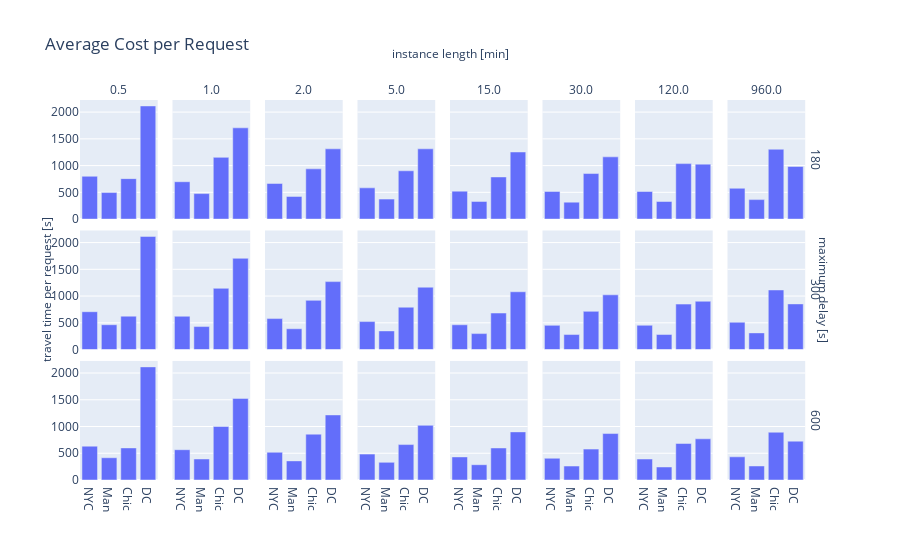

This figure's notebook cell:
### Markdown cell above
## IH all instances

### Code cell
dfih = df[df['method'] == 'ih']
fig = px.bar(
    dfih,
    x = 'area_short',
    y = 'cost_per_request',
    barmode='group',
    title = 'Average Cost per Request',
    facet_col='duration_minutes',
    facet_row='max_delay'
)

# shared axes titles
fig.for_each_yaxis(lambda y: y.update(title = ''))
fig.add_annotation(x=-0.06, y=0.5, text="travel time per request [s]", textangle=-90, xref="paper", yref="paper", showarrow=False)
fig.for_each_xaxis(lambda y: y.update(title = ''))

# faceting annotations
fig.add_annotation(x=0.5, y=1.15, text="instance length [min]",  xref="paper", yref="paper", showarrow=False)
fig.add_annotation(x=1.02, y=0.5, text="maximum delay [s]",  xref="paper", yref="paper", showarrow=False, textangle=90)

# faceting label editing
fig.for_each_annotation(lambda a: a.update(text=a.text.split("=")[-1]))

fig.show()

### Figure 1 — Plotly figure (JSON) as saved in the notebook; plotly's stock layout.template omitted (floating-point values rounded to 4 significant figures)
{"data": [{"alignmentgroup": "True", "hovertemplate": "max_delay=180<br>duration_minutes=0.5<br>area_short=%{x}<br>cost_per_request=%{y}<extra></extra>", "legendgroup": "", "marker": {"color": "#636efa", "pattern": {"shape": ""}}, "name": "", "offsetgroup": "", "orientation": "v", "showlegend": false, "textposition": "auto", "x": ["NYC", "Man", "Chic", "DC"], "xaxis": "x17", "y": [800.1, 495.9, 756.0, 2115.0], "yaxis": "y17", "type": "bar"}, {"alignmentgroup": "True", "hovertemplate": "max_delay=180<br>duration_minutes=1.0<br>area_short=%{x}<br>cost_per_request=%{y}<extra></extra>", "legendgroup": "", "marker": {"color": "#636efa", "pattern": {"shape": ""}}, "name": "", "offsetgroup": "", "orientation": "v", "showlegend": false, "textposition": "auto", "x": ["NYC", "Man", "Chic", "DC"], "xaxis": "x18", "y": [698.3, 476.4, 1154.0, 1706.0], "yaxis": "y18", "type": "bar"}, {"alignmentgroup": "True", "hovertemplate": "max_delay=180<br>duration_minutes=2.0<br>area_short=%{x}<br>cost_per_request=%{y}<extra></extra>", "legendgroup": "", "marker": {"color": "#636efa", "pattern": {"shape": ""}}, "name": "", "offsetgroup": "", "orientation": "v", "showlegend": false, "textposition": "auto", "x": ["NYC", "Man", "Chic", "DC"], "xaxis": "x19", "y": [665.8, 423.7, 938.6, 1313.0], "yaxis": "y19", "type": "bar"}, {"alignmentgroup": "True", "hovertemplate": "max_delay=180<br>duration_minutes=5.0<br>area_short=%{x}<br>cost_per_request=%{y}<extra></extra>", "legendgroup": "", "marker": {"color": "#636efa", "pattern": {"shape": ""}}, "name": "", "offsetgroup": "", "orientation": "v", "showlegend": false, "textposition": "auto", "x": ["NYC", "Man", "Chic", "DC"], "xaxis": "x20", "y": [583.6, 372.9, 902.6, 1313.0], "yaxis": "y20", "type": "bar"}, {"alignmentgroup": "True", "hovertemplate": "max_delay=180<br>duration_minutes=15.0<br>area_short=%{x}<br>cost_per_request=%{y}<extra></extra>", "legendgroup": "", "marker": {"color": "#636efa", "pattern": {"shape": ""}}, "name": "", "offsetgroup": "", "orientation": "v", "showlegend": false, "textposition": "auto", "x": ["NYC", "Man", "Chic", "DC"], "xaxis": "x21", "y": [522.4, 329.9, 787.7, 1254.0], "yaxis": "y21", "type": "bar"}, {"alignmentgroup": "True", "hovertemplate": "max_delay=180<br>duration_minutes=30.0<br>area_short=%{x}<br>cost_per_request=%{y}<extra></extra>", "legendgroup": "", "marker": {"color": "#636efa", "pattern": {"shape": ""}}, "name": "", "offsetgroup": "", "orientation": "v", "showlegend": false, "textposition": "auto", "x": ["NYC", "Man", "Chic", "DC"], "xaxis": "x22", "y": [516.5, 316.6, 851.3, 1163.0], "yaxis": "y22", "type": "bar"}, {"alignmentgroup": "True", "hovertemplate": "max_delay=180<br>duration_minutes=120.0<br>area_short=%{x}<br>cost_per_request=%{y}<extra></extra>", "legendgroup": "", "marker": {"color": "#636efa", "pattern": {"shape": ""}}, "name": "", "offsetgroup": "", "orientation": "v", "showlegend": false, "textposition": "auto", "x": ["NYC", "Man", "Chic", "DC"], "xaxis": "x23", "y": [515.3, 328.3, 1037.0, 1027.0], "yaxis": "y23", "type": "bar"}, {"alignmentgroup": "True", "hovertemplate": "max_delay=180<br>duration_minutes=960.0<br>area_short=%{x}<br>cost_per_request=%{y}<extra></extra>", "legendgroup": "", "marker": {"color": "#636efa", "pattern": {"shape": ""}}, "name": "", "offsetgroup": "", "orientation": "v", "showlegend": false, "textposition": "auto", "x": ["NYC", "Man", "Chic", "DC"], "xaxis": "x24", "y": [575.9, 363.5, 1305.0, 983.3], "yaxis": "y24", "type": "bar"}, {"alignmentgroup": "True", "hovertemplate": "max_delay=300<br>duration_minutes=0.5<br>area_short=%{x}<br>cost_per_request=%{y}<extra></extra>", "legendgroup": "", "marker": {"color": "#636efa", "pattern": {"shape": ""}}, "name": "", "offsetgroup": "", "orientation": "v", "showlegend": false, "textposition": "auto", "x": ["NYC", "Man", "Chic", "DC"], "xaxis": "x9", "y": [707.2, 463.7, 624.0, 2115.0], "yaxis": "y9", "type": "bar"}, {"alignmentgroup": "True", "hovertemplate": "max_delay=300<br>duration_minutes=1.0<br>area_short=%{x}<br>cost_per_request=%{y}<extra></extra>", "legendgroup": "", "marker": {"color": "#636efa", "pattern": {"shape": ""}}, "name": "", "offsetgroup": "", "orientation": "v", "showlegend": false, "textposition": "auto", "x": ["NYC", "Man", "Chic", "DC"], "xaxis": "x10", "y": [622.2, 429.4, 1145.0, 1706.0], "yaxis": "y10", "type": "bar"}, {"alignmentgroup": "True", "hovertemplate": "max_delay=300<br>duration_minutes=2.0<br>area_short=%{x}<br>cost_per_request=%{y}<extra></extra>", "legendgroup": "", "marker": {"color": "#636efa", "pattern": {"shape": ""}}, "name": "", "offsetgroup": "", "orientation": "v", "showlegend": false, "textposition": "auto", "x": ["NYC", "Man", "Chic", "DC"], "xaxis": "x11", "y": [578.6, 388.4, 919.3, 1270.0], "yaxis": "y11", "type": "bar"}, {"alignmentgroup": "True", "hovertemplate": "max_delay=300<br>duration_minutes=5.0<br>area_short=%{x}<br>cost_per_request=%{y}<extra></extra>", "legendgroup": "", "marker": {"color": "#636efa", "pattern": {"shape": ""}}, "name": "", "offsetgroup": "", "orientation": "v", "showlegend": false, "textposition": "auto", "x": ["NYC", "Man", "Chic", "DC"], "xaxis": "x12", "y": [522.9, 348.3, 791.2, 1166.0], "yaxis": "y12", "type": "bar"}, {"alignmentgroup": "True", "hovertemplate": "max_delay=300<br>duration_minutes=15.0<br>area_short=%{x}<br>cost_per_request=%{y}<extra></extra>", "legendgroup": "", "marker": {"color": "#636efa", "pattern": {"shape": ""}}, "name": "", "offsetgroup": "", "orientation": "v", "showlegend": false, "textposition": "auto", "x": ["NYC", "Man", "Chic", "DC"], "xaxis": "x13", "y": [462.7, 297.9, 682.6, 1080.0], "yaxis": "y13", "type": "bar"}, {"alignmentgroup": "True", "hovertemplate": "max_delay=300<br>duration_minutes=30.0<br>area_short=%{x}<br>cost_per_request=%{y}<extra></extra>", "legendgroup": "", "marker": {"color": "#636efa", "pattern": {"shape": ""}}, "name": "", "offsetgroup": "", "orientation": "v", "showlegend": false, "textposition": "auto", "x": ["NYC", "Man", "Chic", "DC"], "xaxis": "x14", "y": [452.1, 280.4, 713.8, 1023.0], "yaxis": "y14", "type": "bar"}, {"alignmentgroup": "True", "hovertemplate": "max_delay=300<br>duration_minutes=120.0<br>area_short=%{x}<br>cost_per_request=%{y}<extra></extra>", "legendgroup": "", "marker": {"color": "#636efa", "pattern": {"shape": ""}}, "name": "", "offsetgroup": "", "orientation": "v", "showlegend": false, "textposition": "auto", "x": ["NYC", "Man", "Chic", "DC"], "xaxis": "x15", "y": [453.1, 280.7, 849.7, 902.9], "yaxis": "y15", "type": "bar"}, {"alignmentgroup": "True", "hovertemplate": "max_delay=300<br>duration_minutes=960.0<br>area_short=%{x}<br>cost_per_request=%{y}<extra></extra>", "legendgroup": "", "marker": {"color": "#636efa", "pattern": {"shape": ""}}, "name": "", "offsetgroup": "", "orientation": "v", "showlegend": false, "textposition": "auto", "x": ["NYC", "Man", "Chic", "DC"], "xaxis": "x16", "y": [510.1, 311.2, 1114.0, 853.3], "yaxis": "y16", "type": "bar"}, {"alignmentgroup": "True", "hovertemplate": "max_delay=600<br>duration_minutes=0.5<br>area_short=%{x}<br>cost_per_request=%{y}<extra></extra>", "legendgroup": "", "marker": {"color": "#636efa", "pattern": {"shape": ""}}, "name": "", "offsetgroup": "", "orientation": "v", "showlegend": false, "textposition": "auto", "x": ["NYC", "Man", "Chic", "DC"], "xaxis": "x", "y": [632.6, 415.7, 600.0, 2115.0], "yaxis": "y", "type": "bar"}, {"alignmentgroup": "True", "hovertemplate": "max_delay=600<br>duration_minutes=1.0<br>area_short=%{x}<br>cost_per_request=%{y}<extra></extra>", "legendgroup": "", "marker": {"color": "#636efa", "pattern": {"shape": ""}}, "name": "", "offsetgroup": "", "orientation": "v", "showlegend": false, "textposition": "auto", "x": ["NYC", "Man", "Chic", "DC"], "xaxis": "x2", "y": [566.5, 392.7, 1002.0, 1526.0], "yaxis": "y2", "type": "bar"}, {"alignmentgroup": "True", "hovertemplate": "max_delay=600<br>duration_minutes=2.0<br>area_short=%{x}<br>cost_per_request=%{y}<extra></extra>", "legendgroup": "", "marker": {"color": "#636efa", "pattern": {"shape": ""}}, "name": "", "offsetgroup": "", "orientation": "v", "showlegend": false, "textposition": "auto", "x": ["NYC", "Man", "Chic", "DC"], "xaxis": "x3", "y": [518.4, 357.4, 857.1, 1217.0], "yaxis": "y3", "type": "bar"}, {"alignmentgroup": "True", "hovertemplate": "max_delay=600<br>duration_minutes=5.0<br>area_short=%{x}<br>cost_per_request=%{y}<extra></extra>", "legendgroup": "", "marker": {"color": "#636efa", "pattern": {"shape": ""}}, "name": "", "offsetgroup": "", "orientation": "v", "showlegend": false, "textposition": "auto", "x": ["NYC", "Man", "Chic", "DC"], "xaxis": "x4", "y": [484.3, 329.8, 662.6, 1022.0], "yaxis": "y4", "type": "bar"}, {"alignmentgroup": "True", "hovertemplate": "max_delay=600<br>duration_minutes=15.0<br>area_short=%{x}<br>cost_per_request=%{y}<extra></extra>", "legendgroup": "", "marker": {"color": "#636efa", "pattern": {"shape": ""}}, "name": "", "offsetgroup": "", "orientation": "v", "showlegend": false, "textposition": "auto", "x": ["NYC", "Man", "Chic", "DC"], "xaxis": "x5", "y": [431.7, 285.9, 598.7, 899.6], "yaxis": "y5", "type": "bar"}, {"alignmentgroup": "True", "hovertemplate": "max_delay=600<br>duration_minutes=30.0<br>area_short=%{x}<br>cost_per_request=%{y}<extra></extra>", "legendgroup": "", "marker": {"color": "#636efa", "pattern": {"shape": ""}}, "name": "", "offsetgroup": "", "orientation": "v", "showlegend": false, "textposition": "auto", "x": ["NYC", "Man", "Chic", "DC"], "xaxis": "x6", "y": [406.6, 261.1, 577.7, 868.5], "yaxis": "y6", "type": "bar"}, {"alignmentgroup": "True", "hovertemplate": "max_delay=600<br>duration_minutes=120.0<br>area_short=%{x}<br>cost_per_request=%{y}<extra></extra>", "legendgroup": "", "marker": {"color": "#636efa", "pattern": {"shape": ""}}, "name": "", "offsetgroup": "", "orientation": "v", "showlegend": false, "textposition": "auto", "x": ["NYC", "Man", "Chic", "DC"], "xaxis": "x7", "y": [392.3, 243.3, 683.1, 769.9], "yaxis": "y7", "type": "bar"}, {"alignmentgroup": "True", "hovertemplate": "max_delay=600<br>duration_minutes=960.0<br>area_short=%{x}<br>cost_per_request=%{y}<extra></extra>", "legendgroup": "", "marker": {"color": "#636efa", "pattern": {"shape": ""}}, "name": "", "offsetgroup": "", "orientation": "v", "showlegend": false, "textposition": "auto", "x": ["NYC", "Man", "Chic", "DC"], "xaxis": "x8", "y": [433.5, 262.3, 893.1, 726.5], "yaxis": "y8", "type": "bar"}], "layout": {"xaxis": {"anchor": "y", "domain": [0.0, 0.105], "title": {"text": ""}}, "yaxis": {"anchor": "x", "domain": [0.0, 0.3133], "title": {"text": ""}}, "xaxis2": {"anchor": "y2", "domain": [0.125, 0.23], "matches": "x", "title": {"text": ""}}, "yaxis2": {"anchor": "x2", "domain": [0.0, 0.3133], "matches": "y", "showticklabels": false, "title": {"text": ""}}, "xaxis3": {"anchor": "y3", "domain": [0.25, 0.355], "matches": "x", "title": {"text": ""}}, "yaxis3": {"anchor": "x3", "domain": [0.0, 0.3133], "matches": "y", "showticklabels": false, "title": {"text": ""}}, "xaxis4": {"anchor": "y4", "domain": [0.375, 0.48], "matches": "x", "title": {"text": ""}}, "yaxis4": {"anchor": "x4", "domain": [0.0, 0.3133], "matches": "y", "showticklabels": false, "title": {"text": ""}}, "xaxis5": {"anchor": "y5", "domain": [0.5, 0.605], "matches": "x", "title": {"text": ""}}, "yaxis5": {"anchor": "x5", "domain": [0.0, 0.3133], "matches": "y", "showticklabels": false, "title": {"text": ""}}, "xaxis6": {"anchor": "y6", "domain": [0.625, 0.73], "matches": "x", "title": {"text": ""}}, "yaxis6": {"anchor": "x6", "domain": [0.0, 0.3133], "matches": "y", "showticklabels": false, "title": {"text": ""}}, "xaxis7": {"anchor": "y7", "domain": [0.75, 0.855], "matches": "x", "title": {"text": ""}}, "yaxis7": {"anchor": "x7", "domain": [0.0, 0.3133], "matches": "y", "showticklabels": false, "title": {"text": ""}}, "xaxis8": {"anchor": "y8", "domain": [0.875, 0.98], "matches": "x", "title": {"text": ""}}, "yaxis8": {"anchor": "x8", "domain": [0.0, 0.3133], "matches": "y", "showticklabels": false, "title": {"text": ""}}, "xaxis9": {"anchor": "y9", "domain": [0.0, 0.105], "matches": "x", "showticklabels": false, "title": {"text": ""}}, "yaxis9": {"anchor": "x9", "domain": [0.3433, 0.6567], "matches": "y", "title": {"text": ""}}, "xaxis10": {"anchor": "y10", "domain": [0.125, 0.23], "matches": "x", "showticklabels": false, "title": {"text": ""}}, "yaxis10": {"anchor": "x10", "domain": [0.3433, 0.6567], "matches": "y", "showticklabels": false, "title": {"text": ""}}, "xaxis11": {"anchor": "y11", "domain": [0.25, 0.355], "matches": "x", "showticklabels": false, "title": {"text": ""}}, "yaxis11": {"anchor": "x11", "domain": [0.3433, 0.6567], "matches": "y", "showticklabels": false, "title": {"text": ""}}, "xaxis12": {"anchor": "y12", "domain": [0.375, 0.48], "matches": "x", "showticklabels": false, "title": {"text": ""}}, "yaxis12": {"anchor": "x12", "domain": [0.3433, 0.6567], "matches": "y", "showticklabels": false, "title": {"text": ""}}, "xaxis13": {"anchor": "y13", "domain": [0.5, 0.605], "matches": "x", "showticklabels": false, "title": {"text": ""}}, "yaxis13": {"anchor": "x13", "domain": [0.3433, 0.6567], "matches": "y", "showticklabels": false, "title": {"text": ""}}, "xaxis14": {"anchor": "y14", "domain": [0.625, 0.73], "matches": "x", "showticklabels": false, "title": {"text": ""}}, "yaxis14": {"anchor": "x14", "domain": [0.3433, 0.6567], "matches": "y", "showticklabels": false, "title": {"text": ""}}, "xaxis15": {"anchor": "y15", "domain": [0.75, 0.855], "matches": "x", "showticklabels": false, "title": {"text": ""}}, "yaxis15": {"anchor": "x15", "domain": [0.3433, 0.6567], "matches": "y", "showticklabels": false, "title": {"text": ""}}, "xaxis16": {"anchor": "y16", "domain": [0.875, 0.98], "matches": "x", "showticklabels": false, "title": {"text": ""}}, "yaxis16": {"anchor": "x16", "domain": [0.3433, 0.6567], "matches": "y", "showticklabels": false, "title": {"text": ""}}, "xaxis17": {"anchor": "y17", "domain": [0.0, 0.105], "matches": "x", "showticklabels": false, "title": {"text": ""}}, "yaxis17": {"anchor": "x17", "domain": [0.6867, 1.0], "matches": "y", "title": {"text": ""}}, "xaxis18": {"anchor": "y18", "domain": [0.125, 0.23], "matches": "x", "showticklabels": false, "title": {"text": ""}}, "yaxis18": {"anchor": "x18", "domain": [0.6867, 1.0], "matches": "y", "showticklabels": false, "title": {"text": ""}}, "xaxis19": {"anchor": "y19", "domain": [0.25, 0.355], "matches": "x", "showticklabels": false, "title": {"text": ""}}, "yaxis19": {"anchor": "x19", "domain": [0.6867, 1.0], "matches": "y", "showticklabels": false, "title": {"text": ""}}, "xaxis20": {"anchor": "y20", "domain": [0.375, 0.48], "matches": "x", "showticklabels": false, "title": {"text": ""}}, "yaxis20": {"anchor": "x20", "domain": [0.6867, 1.0], "matches": "y", "showticklabels": false, "title": {"text": ""}}, "xaxis21": {"anchor": "y21", "domain": [0.5, 0.605], "matches": "x", "showticklabels": false, "title": {"text": ""}}, "yaxis21": {"anchor": "x21", "domain": [0.6867, 1.0], "matches": "y", "showticklabels": false, "title": {"text": ""}}, "xaxis22": {"anchor": "y22", "domain": [0.625, 0.73], "matches": "x", "showticklabels": false, "title": {"text": ""}}, "yaxis22": {"anchor": "x22", "domain": [0.6867, 1.0], "matches": "y", "showticklabels": false, "title": {"text": ""}}, "xaxis23": {"anchor": "y23", "domain": [0.75, 0.855], "matches": "x", "showticklabels": false, "title": {"text": ""}}, "yaxis23": {"anchor": "x23", "domain": [0.6867, 1.0], "matches": "y", "showticklabels": false, "title": {"text": ""}}, "xaxis24": {"anchor": "y24", "domain": [0.875, 0.98], "matches": "x", "showticklabels": false, "title": {"text": ""}}, "yaxis24": {"anchor": "x24", "domain": [0.6867, 1.0], "matches": "y", "showticklabels": false, "title": {"text": ""}}, "annotations": [{"showarrow": false, "text": "0.5", "x": 0.0525, "xanchor": "center", "xref": "paper", "y": 1.0, "yanchor": "bottom", "yref": "paper"}, {"showarrow": false, "text": "1.0", "x": 0.1775, "xanchor": "center", "xref": "paper", "y": 1.0, "yanchor": "bottom", "yref": "paper"}, {"showarrow": false, "text": "2.0", "x": 0.3025, "xanchor": "center", "xref": "paper", "y": 1.0, "yanchor": "bottom", "yref": "paper"}, {"showarrow": false, "text": "5.0", "x": 0.4275, "xanchor": "center", "xref": "paper", "y": 1.0, "yanchor": "bottom", "yref": "paper"}, {"showarrow": false, "text": "15.0", "x": 0.5525, "xanchor": "center", "xref": "paper", "y": 1.0, "yanchor": "bottom", "yref": "paper"}, {"showarrow": false, "text": "30.0", "x": 0.6775, "xanchor": "center", "xref": "paper", "y": 1.0, "yanchor": "bottom", "yref": "paper"}, {"showarrow": false, "text": "120.0", "x": 0.8025, "xanchor": "center", "xref": "paper", "y": 1.0, "yanchor": "bottom", "yref": "paper"}, {"showarrow": false, "text": "960.0", "x": 0.9275, "xanchor": "center", "xref": "paper", "y": 1.0, "yanchor": "bottom", "yref": "paper"}, {"showarrow": false, "text": "600", "textangle": 90, "x": 0.98, "xanchor": "left", "xref": "paper", "y": 0.1567, "yanchor": "middle", "yref": "paper"}, {"showarrow": false, "text": "300", "textangle": 90, "x": 0.98, "xanchor": "left", "xref": "paper", "y": 0.5, "yanchor": "middle", "yref": "paper"}, {"showarrow": false, "text": "180", "textangle": 90, "x": 0.98, "xanchor": "left", "xref": "paper", "y": 0.8433, "yanchor": "middle", "yref": "paper"}, {"showarrow": false, "text": "travel time per request [s]", "textangle": -90, "x": -0.06, "xref": "paper", "y": 0.5, "yref": "paper"}, {"showarrow": false, "text": "instance length [min]", "x": 0.5, "xref": "paper", "y": 1.15, "yref": "paper"}, {"showarrow": false, "text": "maximum delay [s]", "textangle": 90, "x": 1.02, "xref": "paper", "y": 0.5, "yref": "paper"}], "legend": {"tracegroupgap": 0}, "title": {"text": "Average Cost per Request"}, "barmode": "group"}}
